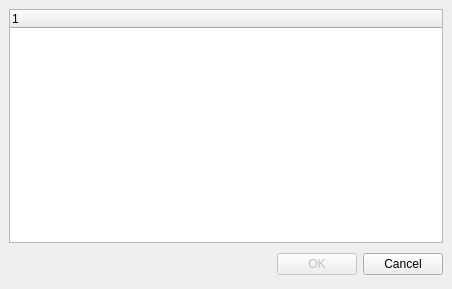
<ui version="4.0" >
 <class>Dialog</class>
 <widget class="QDialog" name="Dialog" >
  <property name="geometry" >
   <rect>
    <x>0</x>
    <y>0</y>
    <width>452</width>
    <height>289</height>
   </rect>
  </property>
  <property name="windowTitle" >
   <string>Submit PUIDs</string>
  </property>
  <layout class="QVBoxLayout" >
   <property name="margin" >
    <number>9</number>
   </property>
   <property name="spacing" >
    <number>6</number>
   </property>
   <item>
    <widget class="QTreeWidget" name="puid_list" />
   </item>
   <item>
    <layout class="QHBoxLayout" >
     <property name="margin" >
      <number>0</number>
     </property>
     <property name="spacing" >
      <number>6</number>
     </property>
     <item>
      <spacer>
       <property name="orientation" >
        <enum>Qt::Horizontal</enum>
       </property>
       <property name="sizeHint" >
        <size>
         <width>131</width>
         <height>31</height>
        </size>
       </property>
      </spacer>
     </item>
     <item>
      <widget class="QPushButton" name="okButton" >
       <property name="enabled" >
        <bool>false</bool>
       </property>
       <property name="text" >
        <string>OK</string>
       </property>
       <property name="default" >
        <bool>true</bool>
       </property>
      </widget>
     </item>
     <item>
      <widget class="QPushButton" name="cancelButton" >
       <property name="text" >
        <string>Cancel</string>
       </property>
      </widget>
     </item>
    </layout>
   </item>
  </layout>
 </widget>
 <tabstops>
  <tabstop>okButton</tabstop>
  <tabstop>cancelButton</tabstop>
 </tabstops>
 <resources/>
 <connections>
  <connection>
   <sender>okButton</sender>
   <signal>clicked()</signal>
   <receiver>Dialog</receiver>
   <slot>accept()</slot>
   <hints>
    <hint type="sourcelabel" >
     <x>278</x>
     <y>253</y>
    </hint>
    <hint type="destinationlabel" >
     <x>96</x>
     <y>254</y>
    </hint>
   </hints>
  </connection>
  <connection>
   <sender>cancelButton</sender>
   <signal>clicked()</signal>
   <receiver>Dialog</receiver>
   <slot>reject()</slot>
   <hints>
    <hint type="sourcelabel" >
     <x>369</x>
     <y>253</y>
    </hint>
    <hint type="destinationlabel" >
     <x>179</x>
     <y>282</y>
    </hint>
   </hints>
  </connection>
 </connections>
</ui>
